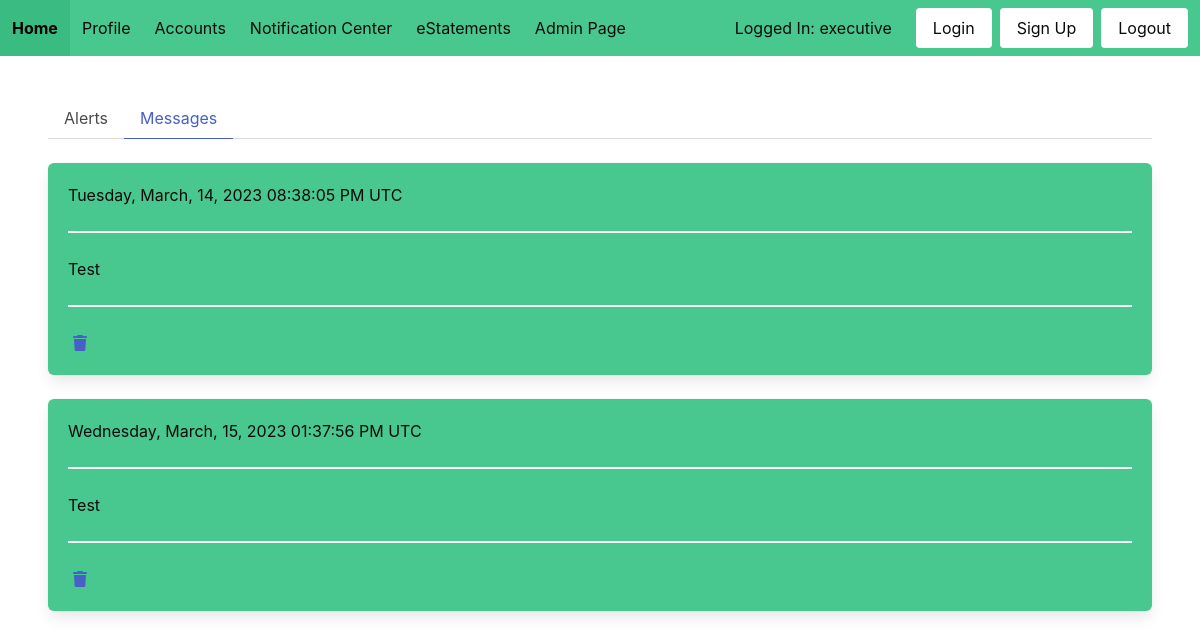
Page /messages/ (signed in) on the committed database.
### website/models.py (models this page shows)
class User(UserMixin, db.Model):
    id = db.Column(db.Integer, primary_key=True)
    username = db.Column(db.String(100), unique=True)
    password = db.Column(db.String(100))
    name = db.Column(db.String(1000))

class Messages(db.Model):
    id = db.Column(db.Integer, primary_key=True)
    date = db.Column(db.DateTime, server_default=func.now())
    username = db.Column(db.String(100))
    content = db.Column(db.String(5000))

### website/main/routes.py (the view)
@main.route('/messages/')
@login_required
def messages():
    messages = get_messages(current_user.username)
    return render_template('messages.html', messages=messages)

### website/models.py (called while the page is built)
@login_manager.user_loader
def load_user(id):
    return User.query.get(int(id))

### website/utils/format.py (called while the page is built)
def format_date_1(dt: datetime):
    weekday_map = {0: 'Monday', 1: 'Tuesday', 2: 'Wednesday', 3: 'Thursday',
                   4: 'Friday', 5: 'Saturday', 6: 'Sunday'}
    month_map = {1: 'January', 2: 'February', 3: 'March', 4: 'April', 5: 'May',
                 6: 'June', 7: 'July', 8: 'August', 9: 'September',
                 10: 'October', 11: 'November', 12: 'December'}
    weekday = weekday_map[dt.weekday()]
    month = month_map[dt.month]
    hour = dt.hour
    period = 'AM'
    if dt.hour >= 12:
        period = 'PM'
    if dt.hour >= 13:
        hour -= 12
    elif dt.hour < 1:
        hour += 12
    time_str = f'{hour:02}:{dt.minute:02}:{dt.second:02} {period}'
    return f'{weekday}, {month}, {dt.day:02}, {dt.year} {time_str} UTC'

### website/utils/utils.py (called while the page is built)
def get_messages(username):
    messages = Messages.query.filter_by(username=username)
    res = []
    for message in messages:
        formatted = {}
        formatted['date'] = format_date_1(message.date)
        formatted['content'] = message.content
        formatted['id'] = message.id
        res.append(formatted)
    return res

### website/templates/messages.html (shortened to what this page needs)
{% extends "base.html" %}
{% block content %}
<div class="tabs">
    <ul>
        <li><a href="{{ url_for('main.alerts') }}">Alerts</a></li>
        <li class="is-active"><a href="{{ url_for('main.messages') }}">Messages</a></li>
    </ul>
</div>
{% for message in messages %}
<div class="box has-background-success has-text-black">
    <p>{{ message['date'] }}</p>
    <hr>
    <p>{{ message['content'] }}</p>
    <hr>
    <a href="{{ url_for('main.delete_message', id=message['id']) }}">
        <span class="icon is-left">
            <i class="fas fa-trash fa-sharp"></i>
        </span>
    </a>
</div>
{% endfor %}
{% endblock %}

### website/templates/base.html (shortened to what this page needs)
<!DOCTYPE html>
<html>
<head>
    <link rel="stylesheet" href="https://cdnjs.cloudflare.com/ajax/libs/bulma/0.7.2/css/bulma.min.css" />
</head>
<body>
    <nav class="navbar is-success is-fixed-top">
        <div class="navbar-brand is-success">
            <a class="navbar-item has-text-black is-success" href="{{ url_for('main.home') }}">
                <strong>Home</strong>
            </a>
        </div>
        <div class="navbar-menu has-background-success" id="nav-links">
            <div class="navbar-start">
                <a href="{{ url_for('main.profile') }}" class="navbar-item has-text-black">Profile</a>
                <div class="navbar-item has-dropdown is-hoverable">
                    <a class="navbar-link has-text-black is-arrowless">Accounts</a>
                </div>
                <a href="{{ url_for('main.alerts') }}" class="navbar-item has-text-black">Notification Center</a>
                <a href="{{ url_for('main.view_eStatements') }}" class="navbar-item has-text-black">eStatements</a>
                {% if current_user.id == 1 %}
                <a href="{{ url_for('admin.bank_settings') }}" class="navbar-item has-text-black">Admin Page</a>
                {% endif %}
            </div>
            <div class="navbar-end is-success">
                {% if current_user.is_authenticated %}
                <p class="navbar-item has-text-black">Logged In: {{ current_user.username }}</p>
                {% endif %}
                <div class="navbar-item">
                    <div class="buttons">
                        <a href="{{ url_for('auth.login') }}" class="button is-white">Login</a>
                        <a href="{{ url_for('auth.signup') }}" class="button is-white">Sign Up</a>
                        <a href="{{ url_for('auth.logout') }}" class="button is-white">Logout</a>
                    </div>
                </div>
            </div>
        </div>
    </nav>
    <div class="hero-body has-text-black">
        {% block content %}
        {% endblock %}
    </div>
</body>
</html>

### rows in the picture
User: username "executive"
Messages: date "Tuesday, March, 14, 2023 08:38:05 PM UTC", content "Test"
Messages: date "Wednesday, March, 15, 2023 01:37:56 PM UTC", content "Test"
